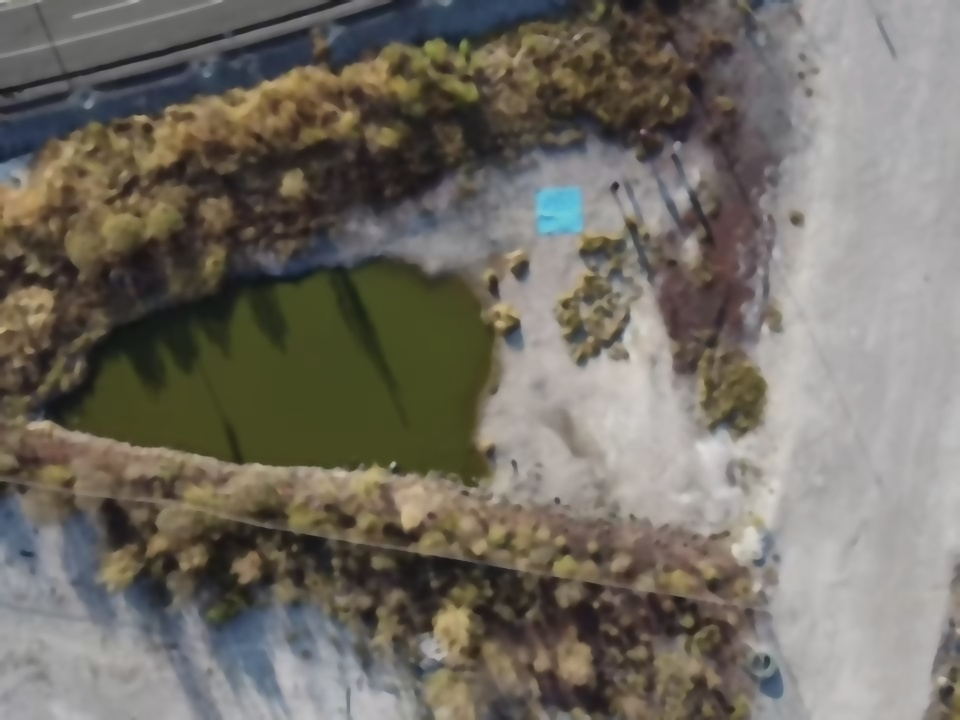
#> input picture Back-End/Imagenes/ImagenAplanada.jpg, 960 x 720 px
$ python Color.py
#> lines starting #> are read from the running program, lines starting #| are printed output that depends on the picture
import cv2
import numpy as np
import os
import json

# Abrir el archivo y cargar el contenido JSON
with open('datos.json', 'r') as file:
#> (reads Back-End/datos.json from the repository)
    config_list = json.load(file)

if config_list:
    # Obtener la primera configuración desde el archivo JSON
    config = config_list[0]
    respuestas_colores = config["color"]

# Variables y listas para almacenar los rangos de color en formato HSV
rango_colores_hsv = []
contador = 0

# Cargar la imagen desde la ruta proporcionada
ruta_imagen = 'Imagenes/ImagenAplanada.jpg'
imagen = cv2.imread(ruta_imagen)
#> imagen is the input picture: shape (720, 960, 3); mean B, G, R 100.9, 109.9, 114.7
if imagen is None:
    print(f"No se pudo cargar la imagen en la ruta: {ruta_imagen}")
    exit(1)
imagen = cv2.resize(imagen, (800, 800))  # Redimensionar la imagen principal
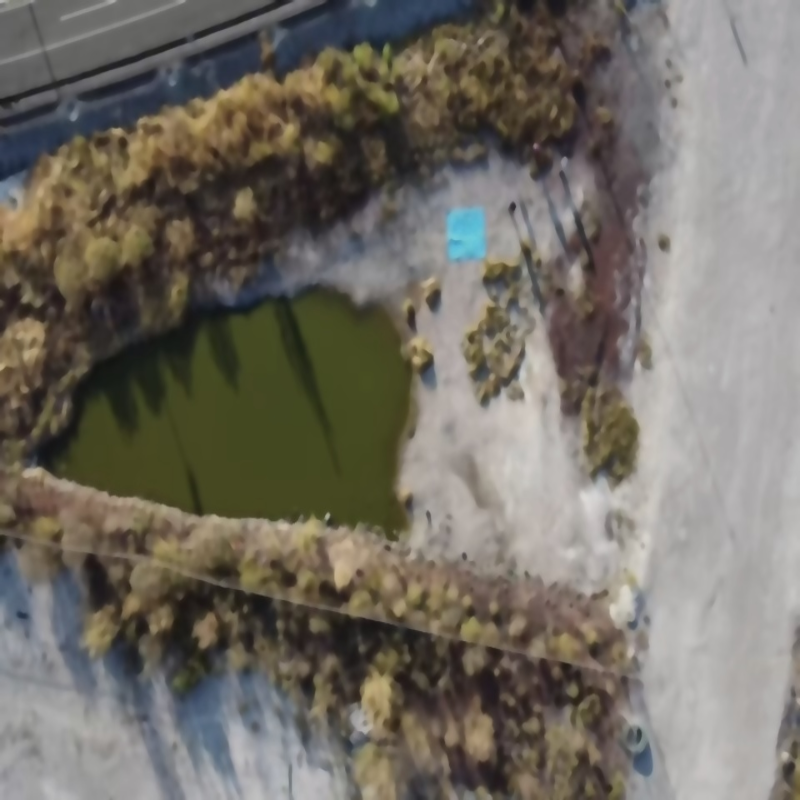
#> imagen: shape (800, 800, 3); mean B, G, R 100.8, 109.8, 114.6

# Función para mostrar mensajes en la ventana de imagen
def mostrar_mensaje(imagen, mensaje, duracion=1000):
    imagen_mensaje = imagen.copy()
    cv2.putText(imagen_mensaje, mensaje, (10, 30), cv2.FONT_HERSHEY_SIMPLEX, 1, (0, 255, 0), 2, cv2.LINE_AA)
    cv2.imshow("Selecciona los colores", imagen_mensaje)
    cv2.waitKey(duracion)

# Función para seleccionar múltiples colores
def seleccionar_multiples_colores(event, x, y, flags, param):
    global contador, rango_colores_hsv
    if event == cv2.EVENT_LBUTTONDOWN:
        # Obtener el color en formato BGR de la posición seleccionada
        color_bgr = imagen[y, x]
        # Convertir el color a formato HSV
        color_hsv = cv2.cvtColor(np.uint8([[color_bgr]]), cv2.COLOR_BGR2HSV)[0][0]

        # Guardar el color HSV seleccionado
        rango_colores_hsv.append(color_hsv.tolist())
        contador += 1
        print(f"Color {contador} guardado: {color_hsv}")
        mostrar_mensaje(imagen, f"Color {contador} guardado")

        # Si se alcanzó el número requerido de colores, guarda los colores y pasa a la siguiente función
        if contador >= respuestas_colores:
            guardar_rangos()  # Guardar los colores seleccionados en un archivo .txt
            mostrar_mensaje(imagen, "Colores seleccionados. Procediendo...", 50)
            cv2.setMouseCallback("Selecciona los colores", lambda *args: None)  # Desactiva el callback
            cerrar_ventana()  # Cierra la ventana después de seleccionar todos los colores

# Función para guardar los rangos múltiples en un archivo de texto
def guardar_rangos():
    ruta_base = os.path.dirname(os.path.abspath(__file__))
    ruta_archivo = os.path.join(ruta_base, "colores", "colores_seleccionados.txt")

    # Guardar los colores seleccionados en formato de texto
    with open(ruta_archivo, "w") as f:
        for color in rango_colores_hsv:
            f.write(f"HSV: {color}\n")
    print("Colores guardados en colores_seleccionados.txt")

# Función para cerrar la ventana de OpenCV
def cerrar_ventana():
    print("Todos los colores han sido seleccionados. Cerrando la ventana...")
    cv2.destroyAllWindows()

# Configuración inicial de la ventana y callback
cv2.namedWindow("Selecciona los colores", cv2.WINDOW_NORMAL)
cv2.resizeWindow("Selecciona los colores", 1150, 660)
cv2.imshow("Selecciona los colores", imagen)
cv2.moveWindow('Selecciona los colores', 90, 350)
cv2.setMouseCallback("Selecciona los colores", seleccionar_multiples_colores)  # Iniciar con la selección de múltiples colores

cv2.waitKey(0)  # Esperar hasta que el usuario termine de seleccionar los colores
